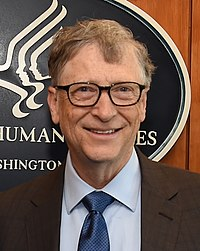
#> input picture 7-Imagem em cartoon/bill.jpg, 200 x 251 px
$ python transformImagem.py
#> lines starting #> are read from the running program, lines starting #| are printed output that depends on the picture; after the words box and inside, x2 and y2 are one past the last pixel; in counts of white or black regions, pixels touching at a corner belong together
from cv2 import cv2
import numpy as np

img = cv2.imread(r'bill.jpg')
#> img is the input picture: shape (251, 200, 3); mean B, G, R 82.2, 92.1, 113.2

gray = cv2.cvtColor(img, cv2.COLOR_BGR2GRAY)
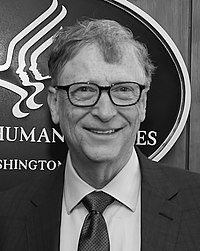
#> gray: shape (251, 200); min 0, max 255, mean 97.3
gray = cv2.medianBlur(gray, 5)
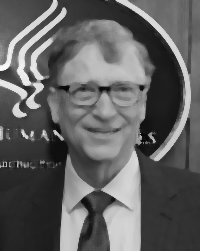
#> gray: shape (251, 200); min 5, max 250, mean 96.8
edges = cv2.adaptiveThreshold(gray, 255, cv2.ADAPTIVE_THRESH_MEAN_C, cv2.THRESH_BINARY, 9, 9)
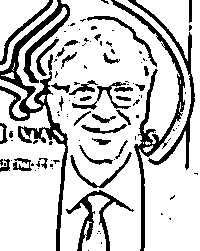
#> edges: shape (251, 200); 79.6% white; 105 black regions (70 under 20 px), largest, box (x1, y1, x2, y2) and area: (0, 0, 70, 251) 3088, (111, 0, 185, 251) 1798, (128, 0, 195, 170) 1008

color = cv2.bilateralFilter(img, 9, 250, 250)
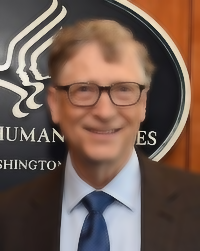
#> color: shape (251, 200, 3); mean B, G, R 82.1, 92.1, 113.3
cartoon = cv2.bitwise_and(color, color, mask=edges)
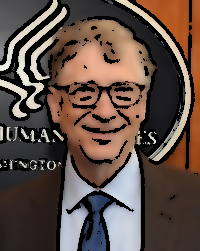
#> cartoon: shape (251, 200, 3); mean B, G, R 69.3, 77.9, 95.7

cv2.imshow("Image", img)
cv2.imshow("edges", edges)
cv2.imshow("Cartoon", cartoon)
cv2.waitKey(0)
cv2.destroyAllWindows()
